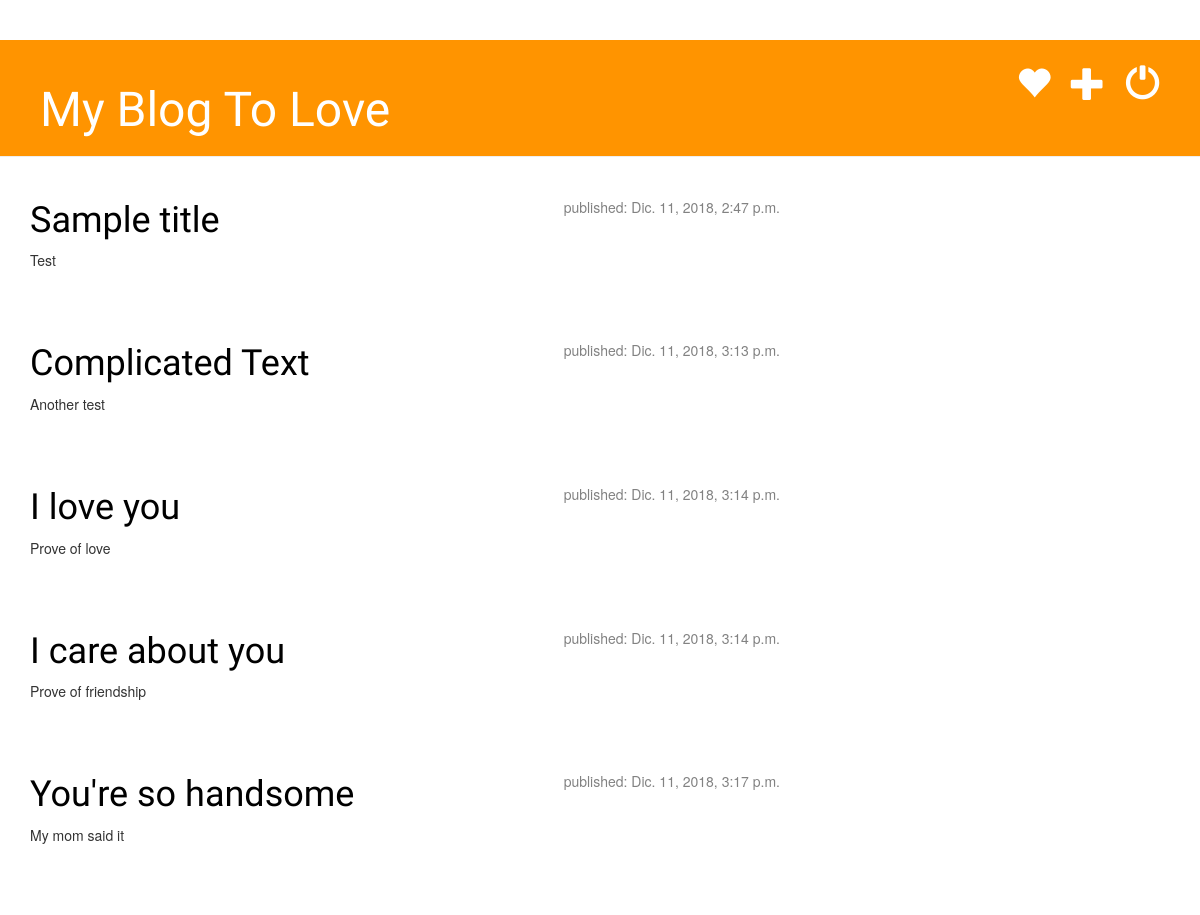
Page / (signed in) on the earlier database version.
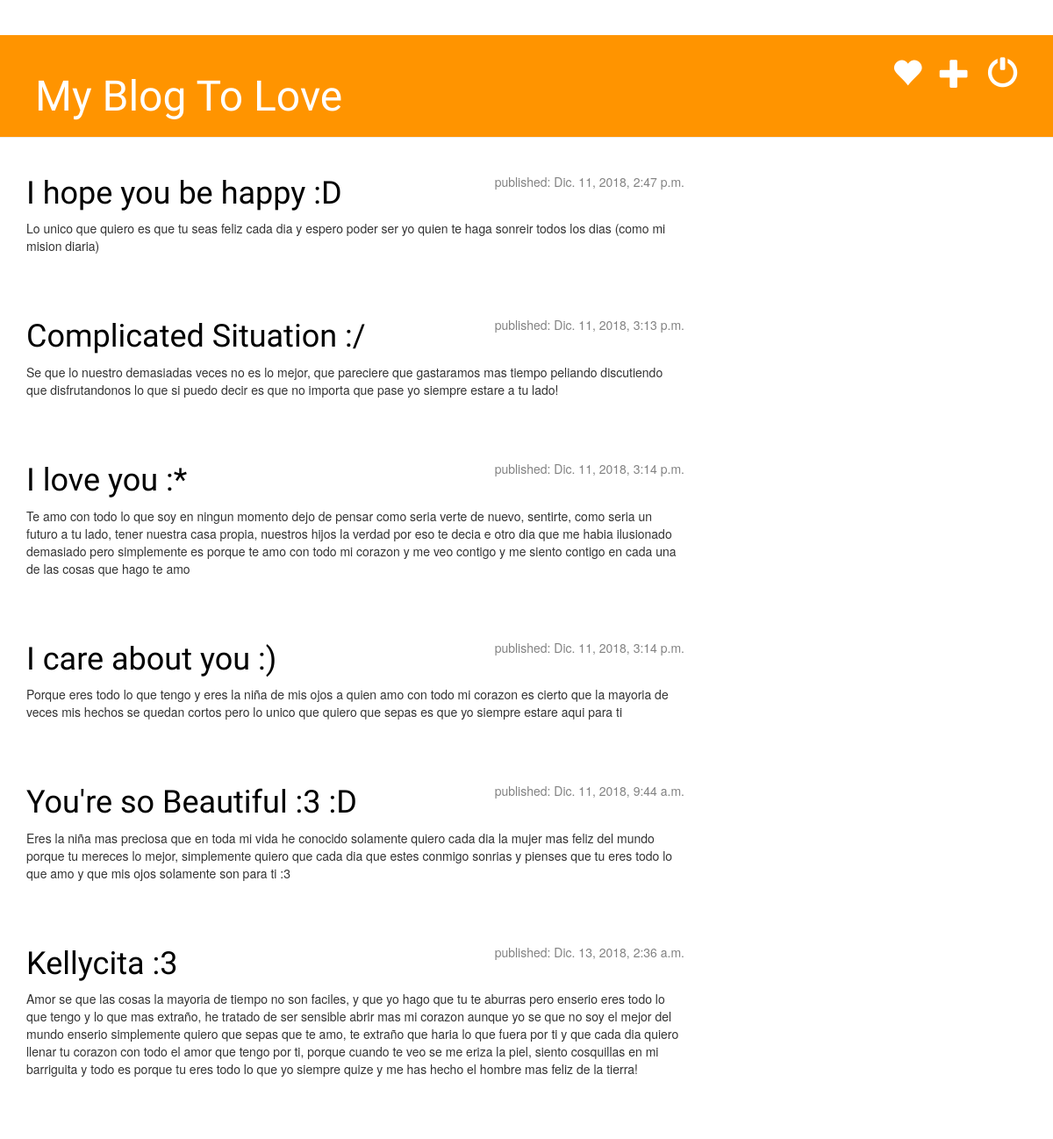
Same page on the later database version.
### blog/models.py (models this page shows, shortened)
class Post(models.Model):
    User = get_user_model()
    author = models.ForeignKey(User, default='User', on_delete=models.CASCADE)
    title = models.CharField(max_length=200)
    text = models.TextField()
    created_date = models.DateTimeField(default=timezone.now)
    published_date = models.DateTimeField(blank=True, null=True)

### blog/views.py (the view)
# urls.py: path('', login_required(views.post_list), name='post_list'),
def post_list(request):
    posts = Post.objects.filter(published_date__lte=timezone.now()).order_by('pk')
    return render(request, 'blog/post_list.html', {'posts': posts})

### templates/blog/post_list.html (shortened to what this page needs)
{% extends 'base/base.html' %}
{% load static %}
                    {% block content %}
                        {% for post in posts %}
                          <div class="post">
                                <div class="date">
                                    <p>published: {{ post.published_date }}</p>
                                </div>
                                <h1><a href="{% url 'blog:post_detail' pk=post.pk %}">{{ post.title }}</a></h1>
                                <p>{{ post.text|linebreaksbr }}</p>
                          </div>
                        {% endfor %}
                    {% endblock %}

### templates/base/base.html (shortened to what this page needs)
<!DOCTYPE html>
{% load static %}
<html lang="es">
<head>
        {% block staticfiles %}
            <link rel="stylesheet" href="{% static 'css/blog.css' %}">
            <link rel="stylesheet" href="//maxcdn.bootstrapcdn.com/bootstrap/3.2.0/css/bootstrap.min.css">
            <link rel="stylesheet" href="//maxcdn.bootstrapcdn.com/bootstrap/3.2.0/css/bootstrap-theme.min.css">
        {% endblock %}
    </head>
    <body>
        <div class="page-header">
            <a href="{% url 'logout' %}" class="top-menu"><span class="glyphicon glyphicon-off"></span></a>
            <a href="{% url 'blog:post_new' %}" class="top-menu"><span class="glyphicon glyphicon-plus"></span></a>
            <a href="{% url 'blog:post_detail' pk=8 %}" class="top-menu"><span class="glyphicon glyphicon-heart"></span></a>
            <h1><a href="/">My Blog To Love</a></h1>
        </div>
        <div class="content container">
            <div class="row">
             <div class="col-md-8">
                 {% block content %}
                 {% endblock %}
             </div>
            </div>
        </div>
    </body>
</html>

### static/css/blog.css (style rules this page uses)
h1 a { color: #FCA205; font-family: 'Lobster'; }
.page-header { background-color: #ff9400; margin-top: 0; padding: 20px 20px 20px 40px; }
.page-header h1, .page-header h1 a, .page-header h1 a:visited, .page-header h1 a:active { color: #ffffff; font-size: 36pt; text-decoration: none; }
.content { margin-left: 40px; }
h1, h2, h3, h4 { font-family: 'Lobster', cursive; }
.date { float: right; color: #828282; }
.top-menu, .top-menu:hover, .top-menu:visited { color: #ffffff; float: right; font-size: 26pt; margin-right: 20px; }
.post { margin-bottom: 70px; }
.post h1 a, .post h1 a:visited { color: #000000; }

Differences in the rows shown:
changed Post: title "Sample title" → "I hope you be happy :D"; text "Test" → "Lo unico que quiero es que tu seas feliz cada dia y espero poder ser yo quien te haga sonreir todos los dias (como mi mision diaria)"
changed Post: title "Complicated Text" → "Complicated Situation :/"; text "Another test" → "Se que lo nuestro demasiadas veces no es lo mejor, que pareciere que gastaramos mas tiempo peliando discutiendo que disfrutandonos lo que si puedo decir es que no importa que pase yo siempre estare a tu lado!"
changed Post: title "I love you" → "I love you :*"; text "Prove of love" → "Te amo con todo lo que soy en ningun momento dejo de pensar como seria verte de nuevo, sentirte, como seria un futuro a tu lado, tener nuestra casa propia, nuestros hijos la verdad por eso te decia e otro dia que me habia ilusionado demasiado pero simplemente es porque te amo con todo mi corazon y me veo contigo y me siento contigo en cada una de las cosas que hago te amo"
changed Post: title "I care about you" → "I care about you :)"; text "Prove of friendship" → "Porque eres todo lo que tengo y eres la niña de mis ojos a quien amo con todo mi corazon es cierto que la mayoria de veces mis hechos se quedan cortos pero lo unico que quiero que sepas es que yo siempre estare aqui para ti"
changed Post: published_date "Dic. 11, 2018, 3:17 p.m." → "Dic. 11, 2018, 9:44 a.m."; title "You're so handsome" → "You're so Beautiful :3 :D"; text "My mom said it" → "Eres la niña mas preciosa que en toda mi vida he conocido solamente quiero cada dia la mujer mas feliz del mundo porque tu mereces lo mejor, simplemente quiero que cada dia que estes conmigo sonrias y pienses que tu eres todo lo que amo y que mis ojos solamente son para ti :3"
added Post: published_date "Dic. 13, 2018, 2:36 a.m.", title "Kellycita :3", text "Amor se que las cosas la mayoria de tiempo no son faciles, y que yo hago que tu te aburras pero enserio eres todo lo que tengo y lo que mas extraño, he tratado de ser sensible abrir mas mi corazon aunque yo se que no soy el mejor del mundo enserio simplemente quiero que sepas que te amo, te extraño que haria lo que fuera por ti y que cada dia quiero llenar tu corazon con todo el amor que tengo por ti, porque cuando te veo se me eriza la piel, siento cosquillas en mi barriguita y todo es porque tu eres todo lo que yo siempre quize y me has hecho el hombre mas feliz de la tierra!"
